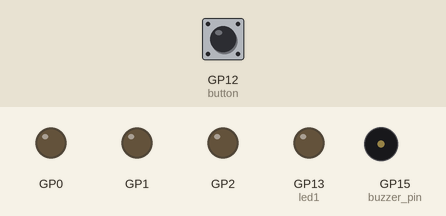
This program was run on a simulated Raspberry Pi Pico running MicroPython. Parts: output pins drawn as LEDs (lit = HIGH), buzzer (waves = sounding). The inputs (shaded band) are chosen by the test bench; at power-on: GP12 (button) HIGH. Random numbers come from a fixed seed.

Above: at 1.2 s.
1.3 s: GP12 (button) pulled LOW for 0.15 s
At 1.37 s:
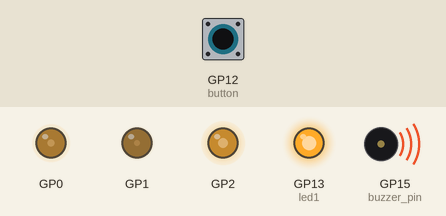
3.0 s: GP12 (button) pulled LOW for 1 s
At 3.13 s:
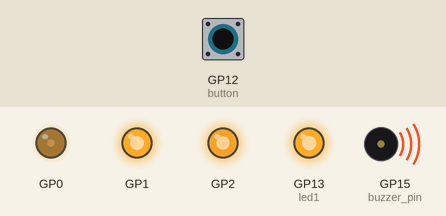
6.0 s: GP12 (button) pulled LOW for 0.15 s
At 6.13 s:
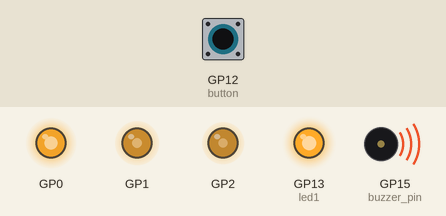
7.8 s: GP12 (button) pulled LOW for 3.2 s
At 7.88 s:
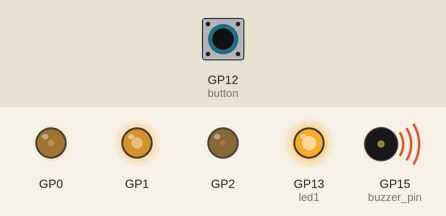
12.5 s: GP12 (button) pulled LOW for 1 s
At 12.64 s:
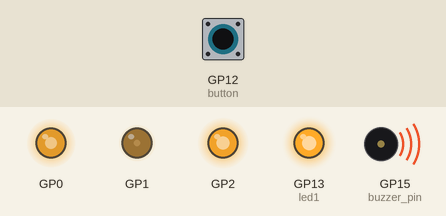
15.5 s: GP12 (button) pulled LOW for 0.15 s
At 15.64 s:
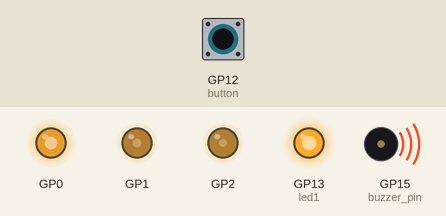
Timing chart, 0 to 18.3 s (numbered marks = the images above; inputs shaded):
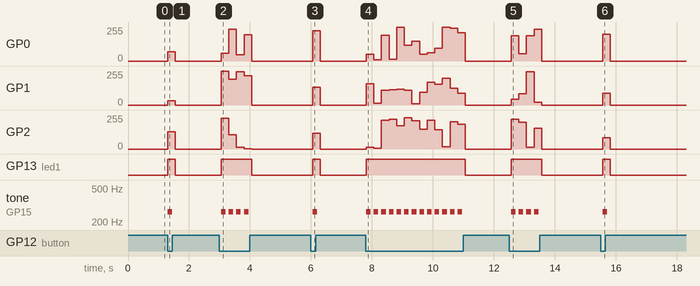

The program:

combined.py
```python
import time
import random
from machine import Pin, PWM

button = Pin(12, Pin.IN, Pin.PULL_UP)

class rgb_led:
  def __init__(self,pin_r,pin_g,pin_b,freq = 1000):
    self.r = PWM(Pin(pin_r))
    self.g = PWM(Pin(pin_g))
    self.b = PWM(Pin(pin_b))

    self.r.freq(freq)
    self.g.freq(freq)
    self.b.freq(freq)

  def show_colour(self,rgb_tuple):
    #Converts from 0-255 to 65535-0
    r,g,b = rgb_tuple

    r_true = r*256
    self.r.duty_u16(r_true)

    g_true = g*256
    self.g.duty_u16(g_true)

    b_true = b*256
    self.b.duty_u16(b_true)

#Initialisation
led = rgb_led(0,1,2)
led1 = Pin(13, Pin.OUT)
buzzer_pin = Pin(15)
buzzer = PWM(buzzer_pin)

def play_tone(frequency, duration_ms):
    if frequency == 0:
        # Frequency of 0 means silence/rest
        buzzer.duty_u16(0)
    else:
        buzzer.freq(frequency)     # Set the tone pitch
        buzzer.duty_u16(32768)    # Set volume / 50% duty cycle

    time.sleep_ms(duration_ms)
    buzzer.duty_u16(0)

NOTES = {
    'C4': 262,
    'D4': 294,
    'E4': 330,
    'F4': 349,
    'G4': 392,
    'A4': 440,
    'B4': 494,

    'C5': 523,
    'D5': 587,
    'E5': 659,
    'F5': 698,
    'G5': 784,
    'A5': 880,
    'B5': 988,

    'C6': 1047,
    'D6': 1175,
    'E6': 1319,
    'F6': 1397,
    'G6': 1568,
    'A6': 1760,
    'B6': 1976,
}

notes = [
    'C4', 'D4', 'E4', 'F4', 'G4', 'A4', 'B4',
    'C5', 'D5', 'E5', 'F5', 'G5', 'A5', 'B5',
    'C6', 'D6', 'E6', 'F6', 'G6', 'A6', 'B6'
]

#for note in notes:
#    play_tone(NOTES[note], 300)
#    time.sleep_ms(50)

while True:
    if button.value() == 0:  # Button is pressed (LOW)
        led.show_colour((random.randint(0, 255), random.randint(0, 255), random.randint(0, 255) ))
        led1.on()
        play_tone(262, 150)
    else:                    # Button is not pressed (HIGH)
        led.show_colour((0,0,0))
        led1.off()
    time.sleep(0.1)
```

Measured:
- after the input at 1.3 s, GP0: 0/255 → 68/255 at once, → 0/255 0.25 s later; GP1: 0/255 → 32/255 at once, → 0/255 0.25 s later; GP2: 0/255 → 129/255 at once, → 0/255 0.25 s later; GP13 (led1): LOW → HIGH at once, → LOW 0.25 s later; tone on GP15 (buzzer_pin): silent → 262 Hz at once, → silent 0.15 s later
- after the input at 3.0 s, GP0: 0/255 → 60/255 after 0.06 s, → 240/255 0.25 s later, → 48/255 0.25 s later, → 198/255 0.25 s later, … (5 changes in this stretch); GP1: 0/255 → 252/255 after 0.06 s, → 193/255 0.25 s later, → 248/255 0.25 s later, → 220/255 0.25 s later, … (5 changes in this stretch)
- after the input at 6.0 s, GP0: 0/255 → 227/255 after 0.06 s, → 0/255 0.25 s later; GP1: 0/255 → 135/255 after 0.06 s, → 0/255 0.25 s later; GP2: 0/255 → 117/255 after 0.06 s, → 0/255 0.25 s later; GP13 (led1): LOW → HIGH after 0.06 s, → LOW 0.25 s later; tone on GP15 (buzzer_pin): silent → 262 Hz after 0.06 s, → silent 0.15 s later
- after the input at 12.5 s, GP0: 0/255 → 190/255 after 0.07 s, → 55/255 0.25 s later, → 188/255 0.25 s later, → 239/255 0.25 s later, … (5 changes in this stretch); GP1: 0/255 → 44/255 after 0.07 s, → 83/255 0.25 s later, → 249/255 0.25 s later, → 22/255 0.25 s later, … (5 changes in this stretch)
- after the input at 15.5 s, GP0: 0/255 → 200/255 after 0.07 s, → 0/255 0.25 s later; GP1: 0/255 → 87/255 after 0.07 s, → 0/255 0.25 s later; GP2: 0/255 → 86/255 after 0.07 s, → 0/255 0.25 s later; GP13 (led1): LOW → HIGH after 0.07 s, → LOW 0.25 s later; tone on GP15 (buzzer_pin): silent → 262 Hz after 0.07 s, → silent 0.15 s later
